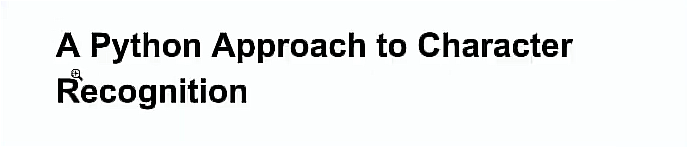
#> input picture src/imagenes/images.PNG, 687 x 147 px, found by its file name
$ python test.py
#> lines starting #> are read from the running program, lines starting #| are printed output that depends on the picture; after the words box and inside, x2 and y2 are one past the last pixel; in counts of white or black regions, pixels touching at a corner belong together
import cv2
import pytesseract
import os


# Funcion encargada de extraer el texto de la imagen
def ocr_core(img):
    text = pytesseract.image_to_string(img)
    return text

# Funcion para obtener las imagenes en una escala de grises
def grey_scale(img):
    return cv2.cvtColor(img, cv2.COLOR_BGR2GRAY)

# Funcion para eliminar el ruido de la imagen
def remove_noise(img):
    return cv2.medianBlur(img, 5)

# Thresholding
def thresholding(img):
    return cv2.threshold(img, 0, 255, cv2.THRESH_BINARY + cv2.THRESH_OTSU)[1]

#print(str(os.getcwd())+'\src\images\images.jpg')

#img_path = os.path.join(os.path.dirname(__file__), " src\images\images.jpg")
img_path = r"C:\Users\carlo\writter_transformer\src\imagenes\images.PNG"

img = cv2.imread(img_path)
#> img is the input picture: shape (147, 687, 3); mean B, G, R 236.3, 236.3, 234.5


img = grey_scale(img)
img = thresholding(img)
#> in thresholding, `return cv2.threshold(img, 0, 255, cv2.THRESH_BINARY + cv2.THRESH_OTSU)..`:
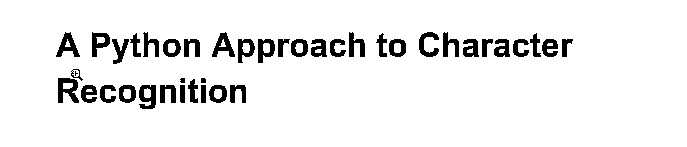
#> returned value: shape (147, 687); 92.9% white; 41 black regions (1 under 20 px), largest, box (x1, y1, x2, y2) and area: (58, 78, 79, 103) 327, (139, 85, 156, 109) 282, (56, 32, 80, 57) 270
img = remove_noise(img)
#> in remove_noise, `return cv2.medianBlur(img, 5)`:
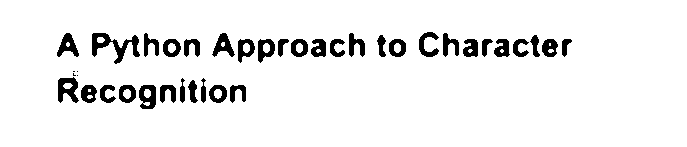
#> returned value: shape (147, 687); 93.1% white; 39 black regions (4 under 20 px), largest, box (x1, y1, x2, y2) and area: (92, 33, 140, 64) 562, (58, 77, 79, 103) 337, (139, 85, 156, 109) 291

print(ocr_core(img))
#> (the call stopped at in ocr_core, `text = pytesseract.image_to_string(img)`: pytesseract is not available in this run)
